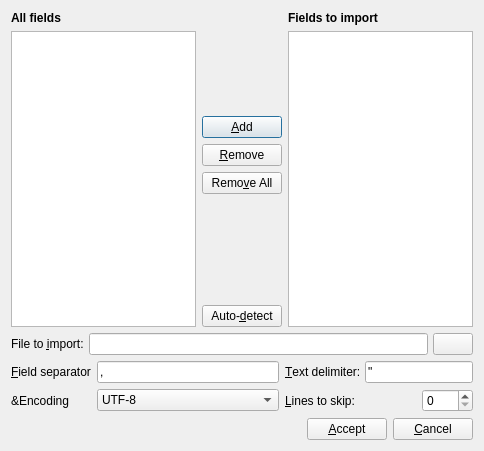
<ui version="4.0" >
 <class>ImportDialog</class>
 <widget class="QDialog" name="ImportDialog" >
  <property name="windowModality" >
   <enum>Qt::ApplicationModal</enum>
  </property>
  <property name="geometry" >
   <rect>
    <x>0</x>
    <y>0</y>
    <width>484</width>
    <height>451</height>
   </rect>
  </property>
  <property name="windowTitle" >
   <string>Import</string>
  </property>
  <layout class="QVBoxLayout" >
   <item>
    <layout class="QHBoxLayout" >
     <item>
      <layout class="QVBoxLayout" >
       <item>
        <widget class="QLabel" name="label" >
         <property name="font" >
          <font>
           <weight>75</weight>
           <bold>true</bold>
          </font>
         </property>
         <property name="text" >
          <string>All fields</string>
         </property>
        </widget>
       </item>
       <item>
        <widget class="QTreeView" name="uiAllFields" />
       </item>
      </layout>
     </item>
     <item>
      <layout class="QVBoxLayout" >
       <item>
        <spacer>
         <property name="orientation" >
          <enum>Qt::Vertical</enum>
         </property>
         <property name="sizeHint" stdset="0" >
          <size>
           <width>20</width>
           <height>40</height>
          </size>
         </property>
        </spacer>
       </item>
       <item>
        <widget class="QPushButton" name="pushAdd" >
         <property name="text" >
          <string>&amp;Add</string>
         </property>
         <property name="icon" >
          <iconset resource="common.qrc" >:/images/images/next.png</iconset>
         </property>
        </widget>
       </item>
       <item>
        <widget class="QPushButton" name="pushRemove" >
         <property name="text" >
          <string>&amp;Remove</string>
         </property>
         <property name="icon" >
          <iconset resource="common.qrc" >:/images/images/previous.png</iconset>
         </property>
        </widget>
       </item>
       <item>
        <widget class="QPushButton" name="pushRemoveAll" >
         <property name="text" >
          <string>Remo&amp;ve All</string>
         </property>
         <property name="icon" >
          <iconset resource="common.qrc" >:/images/images/trash.png</iconset>
         </property>
        </widget>
       </item>
       <item>
        <spacer>
         <property name="orientation" >
          <enum>Qt::Vertical</enum>
         </property>
         <property name="sizeHint" stdset="0" >
          <size>
           <width>20</width>
           <height>40</height>
          </size>
         </property>
        </spacer>
       </item>
       <item>
        <widget class="QPushButton" name="pushAutoDetect" >
         <property name="text" >
          <string>Auto-&amp;detect</string>
         </property>
         <property name="icon" >
          <iconset resource="common.qrc" >:/images/images/find.png</iconset>
         </property>
        </widget>
       </item>
      </layout>
     </item>
     <item>
      <layout class="QVBoxLayout" >
       <item>
        <widget class="QLabel" name="label_2" >
         <property name="font" >
          <font>
           <weight>75</weight>
           <bold>true</bold>
          </font>
         </property>
         <property name="text" >
          <string>Fields to import</string>
         </property>
        </widget>
       </item>
       <item>
        <widget class="QListView" name="uiSelectedFields" />
       </item>
      </layout>
     </item>
    </layout>
   </item>
   <item>
    <layout class="QHBoxLayout" >
     <property name="spacing" >
      <number>5</number>
     </property>
     <item>
      <widget class="QLabel" name="label_3" >
       <property name="text" >
        <string>File to &amp;import:</string>
       </property>
       <property name="buddy" >
        <cstring>uiFileName</cstring>
       </property>
      </widget>
     </item>
     <item>
      <widget class="QLineEdit" name="uiFileName" />
     </item>
     <item>
      <widget class="QPushButton" name="pushOpenFile" >
       <property name="icon" >
        <iconset resource="common.qrc" >:/images/images/open.png</iconset>
       </property>
      </widget>
     </item>
    </layout>
   </item>
   <item>
    <layout class="QGridLayout" >
     <item row="0" column="0" >
      <widget class="QLabel" name="label_4" >
       <property name="text" >
        <string>&amp;Field separator</string>
       </property>
       <property name="buddy" >
        <cstring>uiFieldSeparator</cstring>
       </property>
      </widget>
     </item>
     <item row="0" column="1" >
      <widget class="QLineEdit" name="uiFieldSeparator" >
       <property name="text" >
        <string>,</string>
       </property>
      </widget>
     </item>
     <item row="0" column="2" >
      <widget class="QLabel" name="label_6" >
       <property name="text" >
        <string>&amp;Text delimiter:</string>
       </property>
       <property name="buddy" >
        <cstring>uiTextDelimiter</cstring>
       </property>
      </widget>
     </item>
     <item row="0" column="3" colspan="2" >
      <widget class="QLineEdit" name="uiTextDelimiter" >
       <property name="text" >
        <string>"</string>
       </property>
      </widget>
     </item>
     <item row="1" column="0" >
      <widget class="QLabel" name="label_5" >
       <property name="text" >
        <string>&amp;Encoding</string>
       </property>
      </widget>
     </item>
     <item row="1" column="2" colspan="2" >
      <widget class="QLabel" name="label_7" >
       <property name="text" >
        <string>&amp;Lines to skip:</string>
       </property>
       <property name="buddy" >
        <cstring>uiLinesToSkip</cstring>
       </property>
      </widget>
     </item>
     <item row="1" column="4" >
      <widget class="QSpinBox" name="uiLinesToSkip" />
     </item>
     <item row="1" column="1" >
      <widget class="QComboBox" name="uiEncoding" >
       <item>
        <property name="text" >
         <string>UTF-8</string>
        </property>
       </item>
       <item>
        <property name="text" >
         <string>Latin1</string>
        </property>
       </item>
      </widget>
     </item>
    </layout>
   </item>
   <item>
    <layout class="QHBoxLayout" >
     <item>
      <spacer>
       <property name="orientation" >
        <enum>Qt::Horizontal</enum>
       </property>
       <property name="sizeHint" stdset="0" >
        <size>
         <width>40</width>
         <height>20</height>
        </size>
       </property>
      </spacer>
     </item>
     <item>
      <widget class="QPushButton" name="pushAccept" >
       <property name="text" >
        <string>&amp;Accept</string>
       </property>
       <property name="icon" >
        <iconset resource="common.qrc" >:/images/images/ok.png</iconset>
       </property>
      </widget>
     </item>
     <item>
      <widget class="QPushButton" name="pushCancel" >
       <property name="text" >
        <string>&amp;Cancel</string>
       </property>
       <property name="icon" >
        <iconset resource="common.qrc" >:/images/images/cancel.png</iconset>
       </property>
      </widget>
     </item>
    </layout>
   </item>
  </layout>
 </widget>
 <tabstops>
  <tabstop>uiAllFields</tabstop>
  <tabstop>pushAdd</tabstop>
  <tabstop>pushRemove</tabstop>
  <tabstop>pushRemoveAll</tabstop>
  <tabstop>pushAutoDetect</tabstop>
  <tabstop>uiSelectedFields</tabstop>
  <tabstop>uiFileName</tabstop>
  <tabstop>pushOpenFile</tabstop>
  <tabstop>uiFieldSeparator</tabstop>
  <tabstop>uiTextDelimiter</tabstop>
  <tabstop>uiEncoding</tabstop>
  <tabstop>uiLinesToSkip</tabstop>
  <tabstop>pushAccept</tabstop>
  <tabstop>pushCancel</tabstop>
 </tabstops>
 <resources>
  <include location="common.qrc" />
 </resources>
 <connections/>
</ui>
